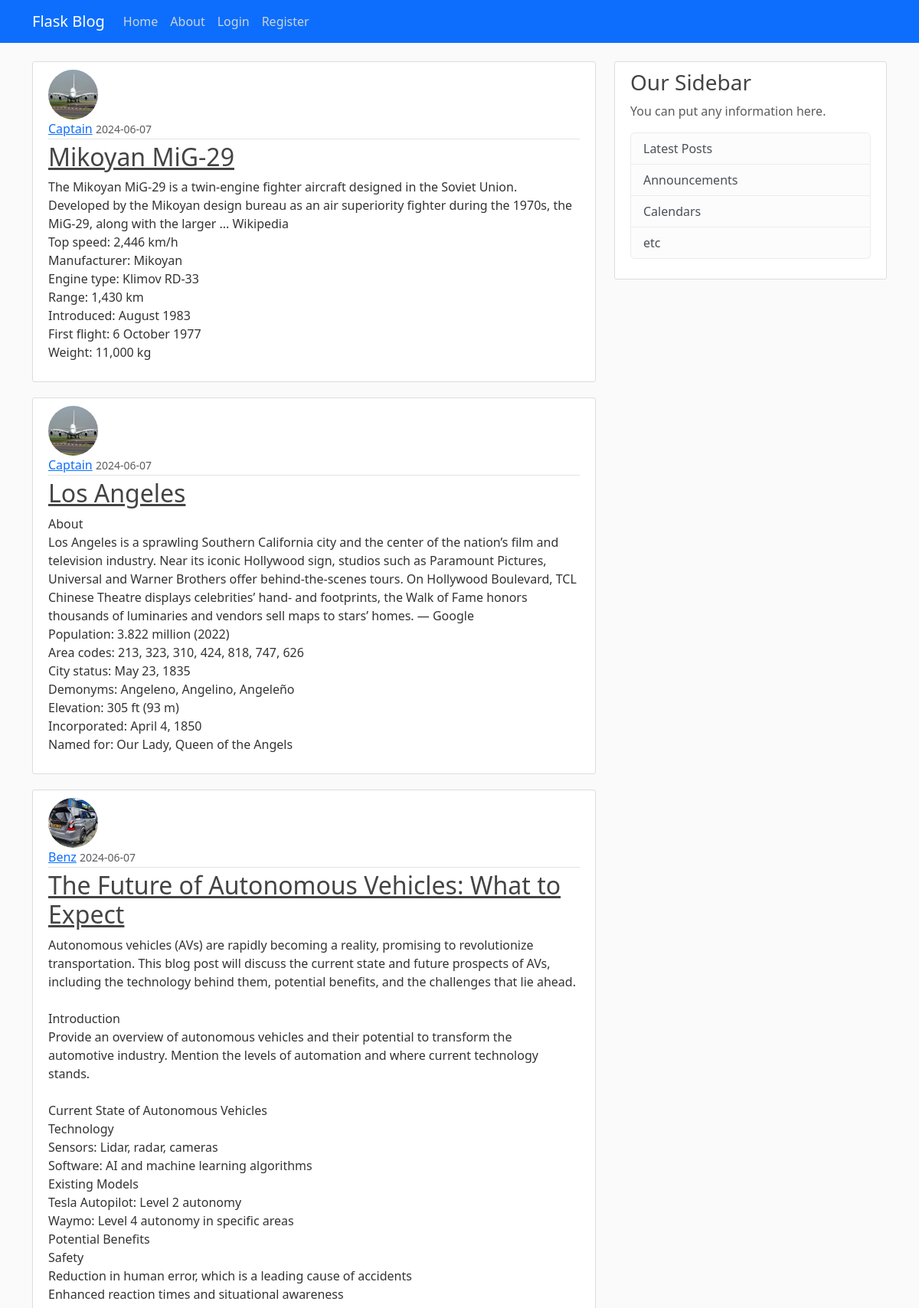
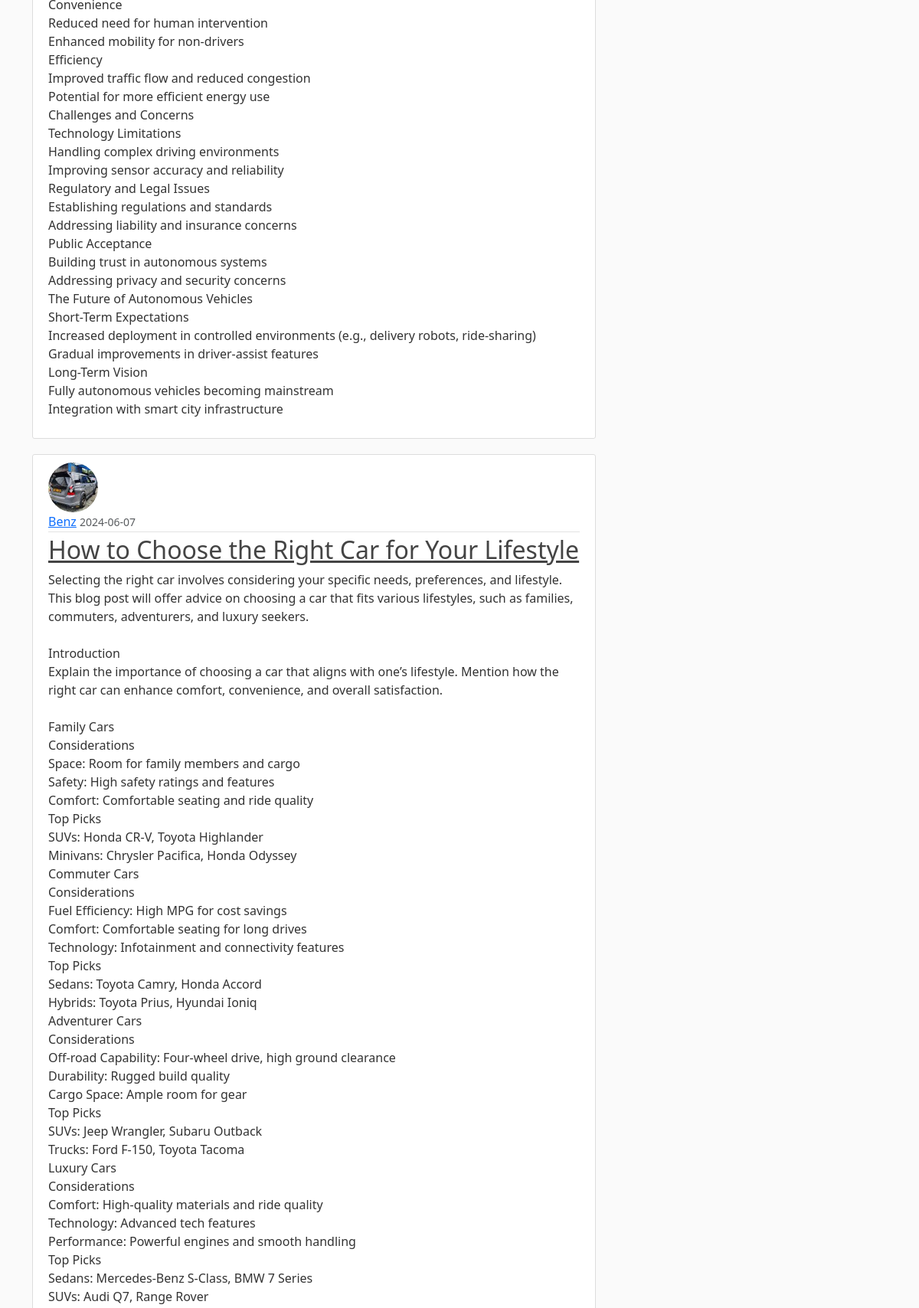
The page / (upper part) on the database its author committed (2 pictures, top to bottom).
### app/models.py (models this page shows, shortened)
class Post(db.Model):
    id = db.Column(db.Integer, primary_key=True)
    title = db.Column(db.String(100), nullable=False)
    content = db.Column(db.Text(), nullable=False)
    date_posted = db.Column(db.DateTime(), nullable=False, default=datetime.utcnow)
    user_id = db.Column(db.Integer, db.ForeignKey('user.id'), nullable=False)

class User(db.Model, UserMixin):
    id = db.Column(db.Integer, primary_key=True)
    username = db.Column(db.String(12), unique=True, nullable=False)
    email = db.Column(db.String(120), unique=True, nullable=False)
    image_file = db.Column(db.String(20), nullable=False, default = 'default.jpg')
    password = db.Column(db.String(60), nullable=False)
    posts = db.relationship("Post", backref='author', lazy=True)

### app/routes.py (the view)
@app.route("/")
def home():
    page = request.args.get('page',1,type=int)
    posts = Post.query.order_by(Post.date_posted.desc()).paginate(per_page=5,page=page)
    return render_template("home.html",posts=posts)

### app/templates/home.html
{% extends 'base.html' %} {% block content %} {% for post in posts %}
<article class="media content-section">
  <img
    class="rounded-circle article-img"
    src="{{ url_for('static',filename='profile_pics/' + post.author.image_file) }}"
    alt=""
  />
  <div class="media-body">
    <div class="article-metadata">
      <a class="mr-2" href="#">{{ post.author.username }}</a>
      <small class="text-muted"
        >{{ post.date_posted.strftime('%Y-%m-%d') }}</small
      >
    </div>
    <h2>
      <a class="article-title" href="{{ url_for('post',post_id=post.id) }}"
        >{{ post.title }}</a
      >
    </h2>
    <p class="article-content">{{ post.content }}</p>
  </div>
</article>
{% endfor %} {% endblock %}

### app/static/main.css (style rules this page uses)
body { background: #fafafa; color: #333333; margin-top: 5rem; }
h1, h2, h3, h4, h5, h6 { color: #444444; }
.content-section { background: #ffffff; padding: 10px 20px; border: 1px solid #dddddd; border-radius: 3px; margin-bottom: 20px; }
.article-title { color: #444444; }
.article-content { white-space: pre-line; }
.article-img { height: 65px; width: 65px; margin-right: 16px; }
.article-metadata { padding-bottom: 1px; margin-bottom: 4px; border-bottom: 1px solid #e3e3e3 }

### rows shown on the page
Post: image_file (picture), author.username "Captain", date_posted "2024-06-07", title "Mikoyan MiG-29", content "The Mikoyan MiG-29 is a twin-engine fighter aircraft designed in the Soviet Union. Developed by the Mikoyan design bureau as an air superiority fighter during the 1970s, the MiG-29, along with the larger ... Wikipedia Top speed: 2,446 km/h Manufacturer: Mikoyan Engine type: Klimov RD-33 Range: 1,430 km Introduced: August 1983 First flight: 6 October 1977 Weight: 11,000 kg"
Post: image_file (picture), author.username "Captain", date_posted "2024-06-07", title "Los Angeles", content "About Los Angeles is a sprawling Southern California city and the center of the nation’s film and television industry. Near its iconic Hollywood sign, studios such as Paramount Pictures, Universal and Warner Brothers offer behind-the-scenes tours. On Hollywood Boulevard, TCL Chinese Theatre displays celebrities’ hand- and footprints, the Walk of Fame honors thousands of luminaries and vendors sell maps to stars’ homes. ― Google Population: 3.822 million (2022) Area codes: 213, 323, 310, 424, 818, 747, 626 City status: May 23, 1835 Demonyms: Angeleno, Angelino, Angeleño Elevation: 305 ft (93 m) Incorporated: April 4, 1850 Named for: Our Lady, Queen of the Angels"
Post: image_file (picture), author.username "Benz", date_posted "2024-06-07", title "The Future of Autonomous Vehicles: What to Expect", content "Autonomous vehicles (AVs) are rapidly becoming a reality, promising to revolutionize transportation. This blog post will discuss the current state and future prospects of AVs, including the technology behind them, potential benefits, and the challenges that lie ahead. Introduction Provide an overview of autonomous vehicles and their potential to transform the automotive industry. Mention the levels of automation and where current technology stands. Current State of Autonomous Vehicles Technology Sensors: Lidar, radar, cameras Software: AI and machine learning algorithms Existing Models Tesla Autopilot: Level 2 autonomy Waymo: Level 4 autonomy in specific areas Potential Benefits Safety…"
Post: image_file (picture), author.username "Benz", date_posted "2024-06-07", title "How to Choose the Right Car for Your Lifestyle", content "Selecting the right car involves considering your specific needs, preferences, and lifestyle. This blog post will offer advice on choosing a car that fits various lifestyles, such as families, commuters, adventurers, and luxury seekers. Introduction Explain the importance of choosing a car that aligns with one’s lifestyle. Mention how the right car can enhance comfort, convenience, and overall satisfaction. Family Cars Considerations Space: Room for family members and cargo Safety: High safety ratings and features Comfort: Comfortable seating and ride quality Top Picks SUVs: Honda CR-V, Toyota Highlander Minivans: Chrysler Pacifica, Honda Odyssey Commuter Cars Considerations Fuel…"
